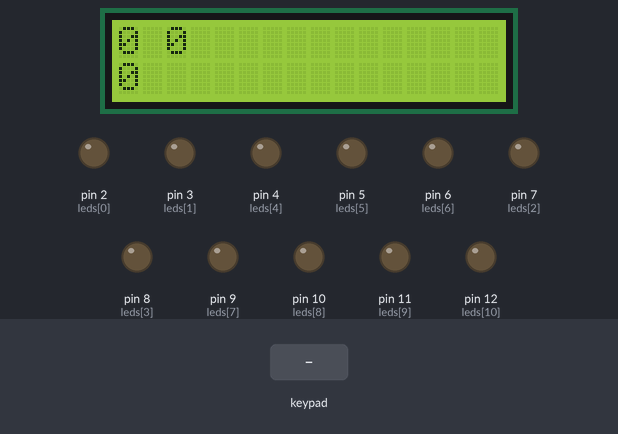
Recording of a sketch running on a simulated Arduino Mega 2560, built with avr-gcc and run on an emulated ATmega2560. Parts: 16×2 character LCD, output pins drawn as LEDs (lit = HIGH). Dashed ring = blinking. Inputs (shaded band) come from the test bench.

Above: at 3.2 s.
3.3 s: keypad keys 4 6 4 7 4 8 4 9 # pressed 0.4 s apart
At 6.4 s:
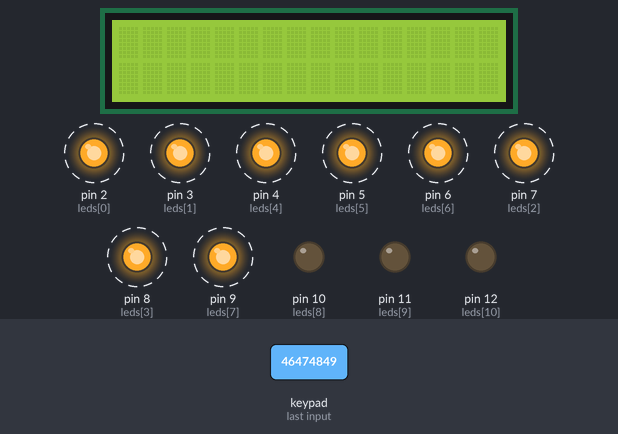
8.4 s: keypad keys 5 0 5 1 5 2 5 3 A pressed 0.4 s apart
At 13.42 s:
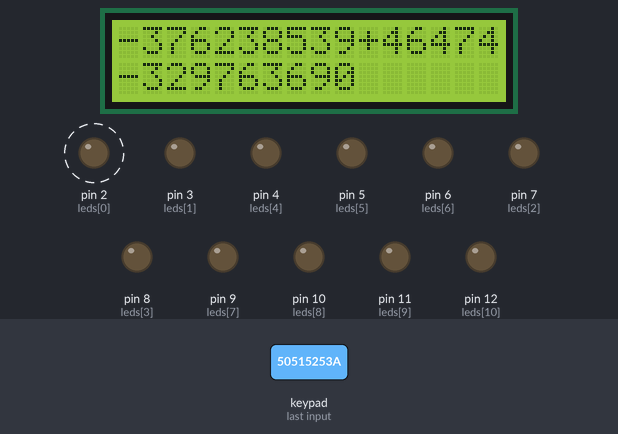
13.5 s: key 'B' pressed
At 14.8 s:
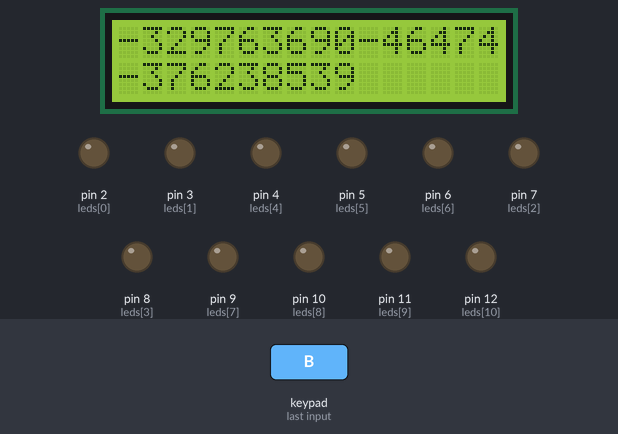
15.1 s: key 'C' pressed
At 15.6 s:
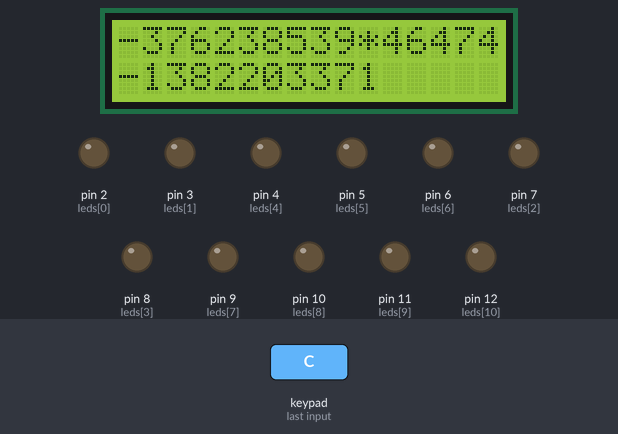
16.7 s: key '*' pressed
At 17.9 s:
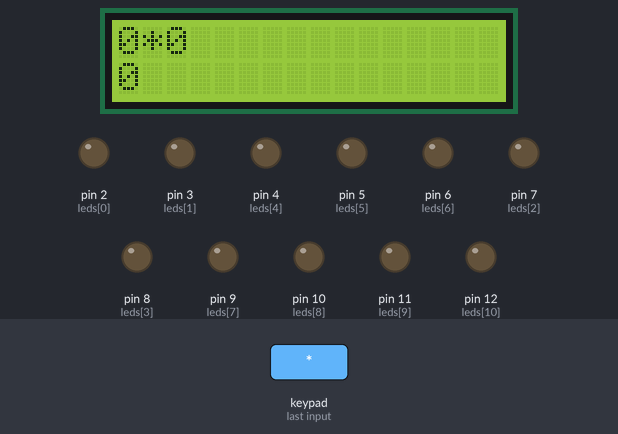
18.2 s: keypad keys 4 6 4 7 4 8 4 9 A pressed 0.4 s apart
At 22.3 s:
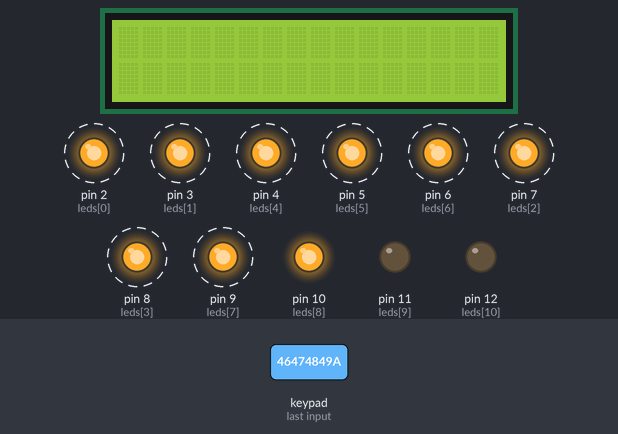
Timing chart, 0 to 24.0 s (numbered marks = the images above; inputs shaded):
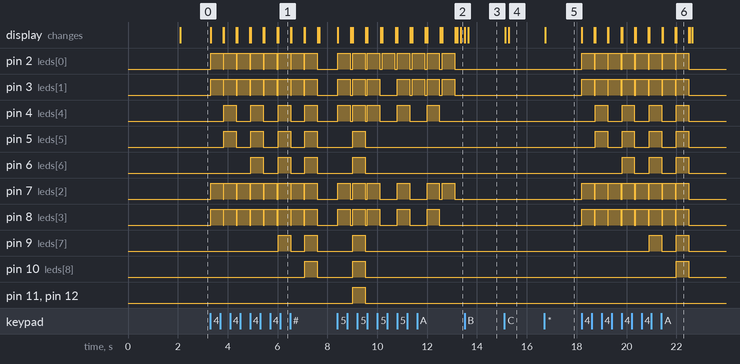

Measured:
- after the input at 3.3 s, pin 2 (leds[0]), pin 3 (leds[1]): alternates HIGH for 0.50 s and LOW for 0.04 s, starting at once
- after the input at 8.4 s, pin 2 (leds[0]): alternates HIGH for 0.50 s and LOW for 0.09 s, starting at once; pin 3 (leds[1]): LOW → HIGH at once, → LOW 0.50 s later, → HIGH 0.09 s later, → LOW 0.50 s later, … (14 changes in this stretch)
- after the input at 13.5 s, the display: first changes at once (image 3 shows a later state)
- after the input at 15.1 s, the display: first changes at once (image 4 shows a later state)
- after the input at 16.7 s, the display: changes at once (image 5)
- after the input at 18.2 s, pin 2 (leds[0]), pin 3 (leds[1]): alternates HIGH for 0.50 s and LOW for 0.04 s, 16 changes in all, then stays LOW, starting at once
- what the display in image 6 shows lasts 0.5 s, from 22.0 s to 22.5 s

The sketch:

calculadoraLeds-Gael.ino
```cpp
#include <LiquidCrystal_I2C.h>
#include <Keypad.h>
LiquidCrystal_I2C lcd(0x27, 16, 2);

const byte FILAS = 4;
const byte COLS = 4;

char teclas[FILAS][COLS] = {
  {'1', '2', '3', 'A'},
  {'4', '5', '6', 'B'},
  {'7', '8', '9', 'C'},
  {'*', '0', '#', 'D'},
};

byte pinesFilas[FILAS] = {46, 47, 48, 49};
byte pinesColumnas[COLS] = {50, 51, 52, 53};

Keypad keypad = Keypad(makeKeymap(teclas), pinesFilas, pinesColumnas, FILAS, COLS);

//Variables para almacenar los valores
long Num1, Num2, Number;
char tecla, operacion;
boolean resultado = false;

//?Arreglo de LEDS
int leds[11] = {2,3,7,8,4,5,6,9,10,11,12};


void setup() {
  for(int i = 0; i<=10; i++){
    pinMode(leds[i], OUTPUT);
  }
  lcd.init();
  lcd.backlight();
  lcd.print("SUPER CALCULADORA");
  lcd.setCursor(0, 1);
  lcd.print("TECNOBOTICS");
  delay(2000);
  lcd.clear();
}

void loop() {
  tecla = keypad.getKey();

  //Usaremos funciones: detectarBotones, calcularResultado, mostrarResultado

  if (tecla != NO_KEY) {
    detectarBotones();
  }

  if (resultado == true) {
    calcularResultado();
  }

  mostrarResultado();

}

void detectarBotones() {
  lcd.clear();
  if (tecla == '*') {
    Number = 0;
    Num1 = 0;
    Num2 = 0;
    resultado = false;
  }

  if (tecla == '1') {
    enciendeLeds(1);
    if (Number == 0) {
      Number = 1;
    } else {
      Number = (Number * 10) + 1;
    }
  }

  if (tecla == '2') {
    enciendeLeds(2);
    if (Number == 0) {
      Number = 2;
    } else {
      Number = (Number * 10) + 2;
    }
  }

  if (tecla == '3') {
    enciendeLeds(3);
    if (Number == 0) {
      Number = 3;
    } else {
      Number = (Number * 10) + 3;
    }
  }

  if (tecla == '4') {
    enciendeLeds(4);
    if (Number == 0) {
      Number = 4;
    } else {
      Number = (Number * 10) + 4;
    }
  }

  if (tecla == '5') {
    enciendeLeds(5);
    if (Number == 0) {
      Number = 5;
    } else {
      Number = (Number * 10) + 5;
    }
  }

  if (tecla == '6') {
    enciendeLeds(6);
    if (Number == 0) {
      Number = 6;
    } else {
      Number = (Number * 10) + 6;
    }
  }

  if (tecla == '7') {
    enciendeLeds(7);
    if (Number == 0) {
      Number = 7;
    } else {
      Number = (Number * 10) + 7;
    }
  }

  if (tecla == '8') {
    enciendeLeds(8);
    if (Number == 0) {
      Number = 8;
    } else {
      Number = (Number * 10) + 8;
    }
  }

  if (tecla == '9') {
    enciendeLeds(9);
    if (Number == 0) {
      Number = 9;
    } else {
      Number = (Number * 10) + 9;
    }
  }

  if (tecla == '0') {
    enciendeLeds(11);
    if (Number == 0) {
      Number = 0;
    } else {
      Number = (Number * 10) + 0;
    }
  }

  if (tecla == 'A' || tecla == 'B' || tecla == 'C' || tecla == 'D') {
    Num1 = Number;
    Number = 0;
    if (tecla == 'A') {
      operacion = '+';
    }
    if (tecla == 'B') {
      operacion = '-';
    }
    if (tecla == 'C') {
      operacion = '*';
    }
    if (tecla == 'D') {
      operacion = '/';
    }
    delay(100);
  }
  if (tecla == '#') {
    Num2 = Number;
    resultado = true;
  }
}

void calcularResultado() {
  if (operacion == '+') {
    Number = Num1 + Num2;
  }

  if (operacion == '-') {
    Number = Num1 - Num2;
  }

  if (operacion == '*') {
    Number = Num1 * Num2;
  }

  if (operacion == '/') {
    Number = Num1 / Num2;
  }
}

void mostrarResultado() {
  lcd.setCursor(0, 0);
  lcd.print(Num1);
  lcd.print(operacion);
  lcd.print(Num2);

  if (resultado == true) {
    lcd.print(" =");
    lcd.print(Number);
  }
  lcd.setCursor(0, 1);
  lcd.print(Number);
}

//?FUNCION PARA ENCENDER LOS LEDS
//? -> enciendeLeds que recibe un parametro

void enciendeLeds(int led){
  for(int l = 0; l < led; l++){
    digitalWrite(leds[l], HIGH);
  }
  delay(500);
  for(int l = 0; l < led; l++){
    digitalWrite(leds[l], LOW);
  }
}
```
